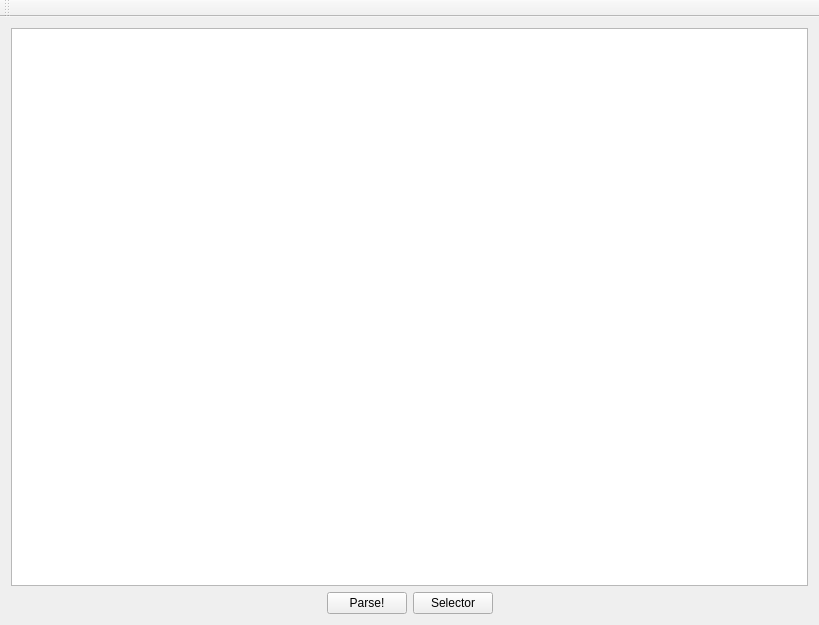
<?xml version="1.0" encoding="UTF-8"?>
<ui version="4.0">
 <class>MainWindow</class>
 <widget class="QMainWindow" name="MainWindow">
  <property name="geometry">
   <rect>
    <x>0</x>
    <y>0</y>
    <width>819</width>
    <height>625</height>
   </rect>
  </property>
  <property name="windowTitle">
   <string>Raspberry Pi Giveaway</string>
  </property>
  <widget class="QWidget" name="centralWidget">
   <layout class="QVBoxLayout" name="verticalLayout">
    <item>
     <widget class="QPlainTextEdit" name="plainTextEdit"/>
    </item>
    <item>
     <layout class="QHBoxLayout" name="horizontalLayout">
      <item>
       <spacer name="horizontalSpacer">
        <property name="orientation">
         <enum>Qt::Horizontal</enum>
        </property>
        <property name="sizeHint" stdset="0">
         <size>
          <width>40</width>
          <height>20</height>
         </size>
        </property>
       </spacer>
      </item>
      <item>
       <widget class="QPushButton" name="parsePushButton">
        <property name="text">
         <string>Parse!</string>
        </property>
       </widget>
      </item>
      <item>
       <widget class="QPushButton" name="selectorPushButton">
        <property name="text">
         <string>Selector</string>
        </property>
       </widget>
      </item>
      <item>
       <spacer name="horizontalSpacer_2">
        <property name="orientation">
         <enum>Qt::Horizontal</enum>
        </property>
        <property name="sizeHint" stdset="0">
         <size>
          <width>40</width>
          <height>20</height>
         </size>
        </property>
       </spacer>
      </item>
     </layout>
    </item>
   </layout>
  </widget>
  <widget class="QToolBar" name="mainToolBar">
   <attribute name="toolBarArea">
    <enum>TopToolBarArea</enum>
   </attribute>
   <attribute name="toolBarBreak">
    <bool>false</bool>
   </attribute>
  </widget>
 </widget>
 <layoutdefault spacing="6" margin="11"/>
 <resources/>
 <connections/>
</ui>
